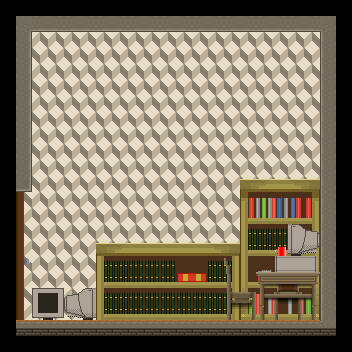

Below is a game level as drawn by its tile map, then a one-line description and the .tmx file that defines it, in full:
An orthogonal 22x22 tile map with 16x16 px tiles, 3 tile layers (bg wall, bg obj, fg + ground + side walls).

<map version="1.0" orientation="orthogonal" renderorder="left-up" width="22" height="22" tilewidth="16" tileheight="16" nextobjectid="5">
 <tileset firstgid="1" name="tiles" tilewidth="16" tileheight="16" tilecount="1024" columns="32">
  <image source="tiles.png" width="512" height="512" />
 </tileset>
 <layer name="bg wall" width="22" height="22">
  <data encoding="csv">
0,0,0,0,0,0,0,0,0,0,0,0,0,0,0,0,0,0,0,0,0,0,
0,0,0,0,0,0,0,0,0,0,0,0,0,0,0,0,0,0,0,0,0,0,
0,19,19,19,19,19,19,19,19,19,19,19,19,19,19,19,19,19,19,19,0,0,
0,3221225491,3221225491,3221225491,3221225491,3221225491,3221225491,3221225491,3221225491,3221225491,3221225491,3221225491,3221225491,3221225491,3221225491,3221225491,3221225491,3221225491,3221225491,3221225491,0,0,
0,19,19,19,19,19,19,19,19,19,19,19,19,19,19,19,19,19,19,19,0,0,
0,3221225491,3221225491,3221225491,3221225491,3221225491,3221225491,3221225491,3221225491,3221225491,3221225491,3221225491,3221225491,3221225491,3221225491,3221225491,3221225491,3221225491,3221225491,3221225491,0,0,
0,19,19,19,19,19,19,19,19,19,19,19,19,19,19,19,19,19,19,19,0,0,
0,3221225491,3221225491,3221225491,3221225491,3221225491,3221225491,3221225491,3221225491,3221225491,3221225491,3221225491,3221225491,3221225491,3221225491,3221225491,3221225491,3221225491,3221225491,3221225491,0,0,
0,19,19,19,19,19,19,19,19,19,19,19,19,19,19,19,19,19,19,19,0,0,
0,3221225491,3221225491,3221225491,3221225491,3221225491,3221225491,3221225491,3221225491,3221225491,3221225491,3221225491,3221225491,3221225491,3221225491,3221225491,3221225491,3221225491,3221225491,3221225491,0,0,
0,19,19,19,19,19,19,19,19,19,19,19,19,19,19,19,19,19,19,19,0,0,
0,3221225491,3221225491,3221225491,3221225491,3221225491,3221225491,3221225491,3221225491,3221225491,3221225491,3221225491,3221225491,3221225491,3221225491,3221225491,3221225491,3221225491,3221225491,3221225491,0,0,
0,19,19,19,19,19,19,19,19,19,19,19,19,19,19,547,548,549,550,2147484195,0,0,
0,3221225491,3221225491,3221225491,3221225491,3221225491,3221225491,3221225491,3221225491,3221225491,3221225491,3221225491,3221225491,3221225491,3221225491,579,580,581,582,2147484227,0,0,
0,19,19,19,19,19,19,19,19,19,19,19,19,19,19,611,612,613,614,615,0,0,
0,3221225491,3221225491,3221225491,3221225491,3221225491,3221225491,3221225491,3221225491,3221225491,3221225491,3221225491,3221225491,3221225491,3221225491,643,644,645,646,647,0,0,
0,19,19,19,19,19,19,19,19,19,19,19,19,19,19,2147484263,614,614,2147484260,2147484259,0,0,
0,3221225491,3221225491,3221225491,3221225491,3221225491,3221225491,3221225491,3221225491,3221225491,3221225491,3221225491,3221225491,3221225491,3221225491,2147484295,518,519,2147484292,2147484291,0,0,
0,19,19,19,19,19,19,19,19,19,19,19,19,19,19,675,676,679,2147484324,2147484323,0,0,
0,3221225491,3221225491,3221225491,3221225491,3221225491,3221225491,3221225491,3221225491,3221225491,3221225491,3221225491,3221225491,3221225491,3221225491,707,708,711,2147484356,2147484355,0,0,
0,0,0,0,0,0,0,0,0,0,0,0,0,0,0,0,0,0,0,0,0,0,
0,0,0,0,0,0,0,0,0,0,0,0,0,0,0,0,0,0,0,0,0,0
</data>
 </layer>
 <layer name="bg obj" width="22" height="22">
  <data encoding="csv">
0,0,0,0,0,0,0,0,0,0,0,0,0,0,0,0,0,0,0,0,0,0,
0,0,0,0,0,0,0,0,0,0,0,0,0,0,0,0,0,0,0,0,0,0,
0,0,0,0,0,0,0,0,0,0,0,0,0,0,0,0,0,0,0,0,0,0,
0,0,0,0,0,0,0,0,0,0,0,0,0,0,0,0,0,0,0,0,0,0,
0,0,0,0,0,0,0,0,0,0,0,0,0,0,0,0,0,0,0,0,0,0,
0,0,0,0,0,0,0,0,0,0,0,0,0,0,0,0,0,0,0,0,0,0,
0,0,0,0,0,0,0,0,0,0,0,0,0,0,0,0,0,0,0,0,0,0,
0,0,0,0,0,0,0,0,0,0,0,0,0,0,0,0,0,0,0,0,0,0,
0,0,0,0,0,0,0,0,0,0,0,0,0,0,0,0,0,0,0,0,0,0,
0,0,0,0,0,0,0,0,0,0,0,0,0,0,0,0,0,0,0,0,0,0,
0,0,0,0,0,0,0,0,0,0,0,0,0,0,0,0,0,0,0,0,0,0,
0,0,0,0,0,0,0,0,0,0,0,0,0,0,0,515,516,517,2147484164,2147484163,0,0,
0,0,0,0,0,0,0,0,0,0,0,0,0,0,0,0,0,0,0,0,0,0,
0,0,0,0,0,0,0,0,0,0,0,0,0,0,0,0,0,0,0,0,0,0,
0,0,0,0,0,0,0,0,0,0,0,0,0,0,0,0,0,0,0,0,0,0,
0,0,0,0,0,0,515,516,517,517,517,517,517,2147484164,2147484163,0,0,68,0,0,0,0,
0,0,0,0,0,0,611,612,2147484261,2147484261,2147484261,614,614,2147484260,2147484259,0,0,134,2147483782,0,0,0,
0,0,0,0,0,0,643,644,2147484293,2147484293,2147484293,518,519,2147484292,2147484291,0,0,166,2147483814,0,0,0,
0,0,116,2147483764,2147483669,2147483668,611,612,2147484261,2147484261,2147484261,2147484261,2147484261,2147484260,2147484259,0,0,198,2147483846,0,0,0,
0,0,148,2147483796,2147483701,2147483700,643,644,2147484293,2147484293,2147484293,2147484293,2147484293,2147484292,2147484291,0,0,230,2147483878,0,0,0,
0,0,0,0,0,0,0,0,0,0,0,0,0,0,0,0,0,0,0,0,0,0,
0,0,0,0,0,0,0,0,0,0,0,0,0,0,0,0,0,0,0,0,0,0
</data>
 </layer>
 <layer name="fg + ground + side walls" width="22" height="22">
  <data encoding="csv">
0,0,0,0,0,0,0,0,0,0,0,0,0,0,0,0,0,0,0,0,0,0,
0,2147483873,2684354721,536871073,2684354721,536871073,2684354721,536871073,2684354721,536871073,2684354721,536871073,2684354721,536871073,2684354721,536871073,2684354721,536871073,2684354721,536871073,225,0,
0,161,0,0,0,0,0,0,0,0,0,0,0,0,0,0,0,0,0,0,2147483809,0,
0,161,0,0,0,0,0,0,0,0,0,0,0,0,0,0,0,0,0,0,2147483809,0,
0,161,0,0,0,0,0,0,0,0,0,0,0,0,0,0,0,0,0,0,2147483809,0,
0,161,0,0,0,0,0,0,0,0,0,0,0,0,0,0,0,0,0,0,2147483809,0,
0,161,0,0,0,0,0,0,0,0,0,0,0,0,0,0,0,0,0,0,2147483809,0,
0,161,0,0,0,0,0,0,0,0,0,0,0,0,0,0,0,0,0,0,2147483809,0,
0,161,0,0,0,0,0,0,0,0,0,0,0,0,0,0,0,0,0,0,2147483809,0,
0,161,0,0,0,0,0,0,0,0,0,0,0,0,0,0,0,0,0,0,2147483809,0,
0,161,0,0,0,0,0,0,0,0,0,0,0,0,0,0,0,0,0,0,2147483809,0,
0,193,0,0,0,0,0,0,0,0,0,0,0,0,0,0,0,0,0,0,2147483809,0,
0,257,0,0,0,0,0,0,0,0,0,0,0,0,0,0,0,0,0,0,3221225633,0,
0,257,0,0,0,0,0,0,0,0,0,0,0,0,0,0,0,0,0,0,3221225633,0,
0,257,0,0,0,0,0,0,0,0,0,0,0,0,0,0,0,0,20,21,3221225633,0,
0,257,0,0,0,0,0,0,0,0,0,0,0,0,0,0,0,0,52,53,3221225633,0,
0,289,0,0,0,0,0,0,0,0,0,0,0,0,2147483654,0,22,84,85,2147483732,3221225633,0,
0,257,0,0,0,0,0,0,0,0,0,0,0,0,2147483686,0,10,11,2147483659,2147483658,3221225633,0,
0,257,0,0,0,0,0,0,0,0,0,0,0,0,2147483718,2147483717,42,43,2147483691,2147483690,3221225633,0,
0,257,0,0,0,0,0,0,0,0,0,0,0,0,2147483750,2147483749,74,0,0,2147483722,3221225633,0,
0,129,129,129,129,129,129,129,129,129,129,129,129,129,129,129,129,129,129,129,132,0,
0,0,0,0,0,0,0,0,0,0,0,0,0,0,0,0,0,0,0,0,0,0
</data>
 </layer>
</map>
